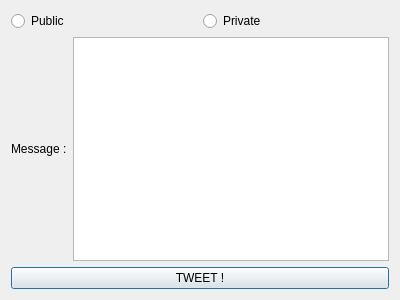
<?xml version="1.0" encoding="UTF-8"?>
<ui version="4.0">
 <class>AddPost</class>
 <widget class="QDialog" name="AddPost">
  <property name="geometry">
   <rect>
    <x>0</x>
    <y>0</y>
    <width>400</width>
    <height>300</height>
   </rect>
  </property>
  <property name="windowTitle">
   <string>Dialog</string>
  </property>
  <layout class="QVBoxLayout" name="verticalLayout_2">
   <item>
    <layout class="QVBoxLayout" name="verticalLayout">
     <item>
      <layout class="QHBoxLayout" name="horizontalLayout">
       <item>
        <widget class="QRadioButton" name="radioButton">
         <property name="text">
          <string>Public</string>
         </property>
        </widget>
       </item>
       <item>
        <widget class="QRadioButton" name="radioButton_2">
         <property name="text">
          <string>Private</string>
         </property>
        </widget>
       </item>
      </layout>
     </item>
     <item>
      <layout class="QHBoxLayout" name="horizontalLayout_2">
       <item>
        <widget class="QLabel" name="label">
         <property name="text">
          <string>Message :</string>
         </property>
        </widget>
       </item>
       <item>
        <widget class="QTextEdit" name="textEdit"/>
       </item>
      </layout>
     </item>
     <item>
      <widget class="QPushButton" name="pushButton">
       <property name="text">
        <string>TWEET !</string>
       </property>
      </widget>
     </item>
    </layout>
   </item>
  </layout>
 </widget>
 <resources/>
 <connections/>
</ui>
